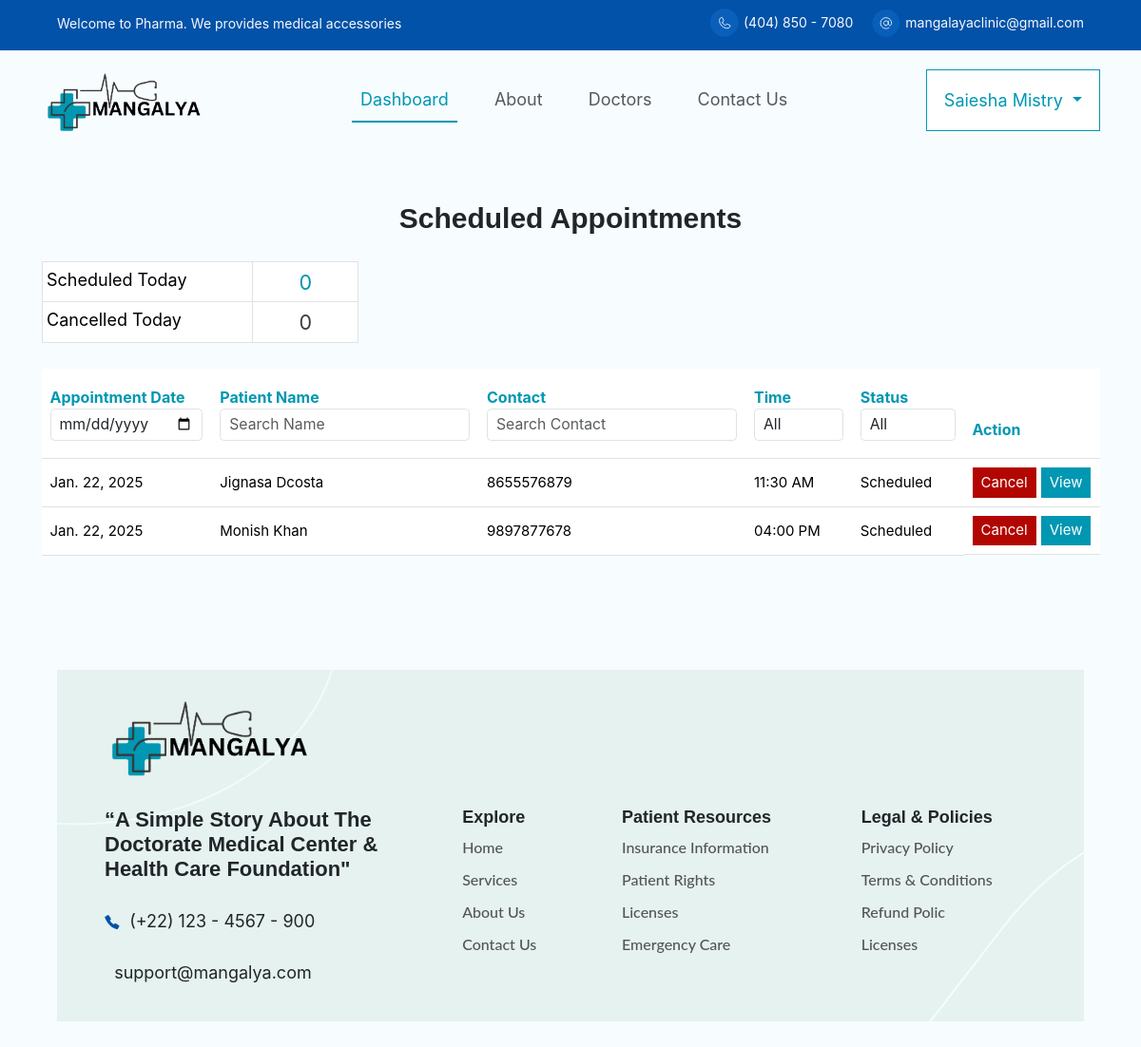
Page /doctor_dashboard/ (signed in) on the committed database.
### appointment/models.py (models this page shows, shortened)
class CustomUser(AbstractUser):
    email = models.EmailField(unique=True)  # Use email as the unique identifier
    is_patient = models.BooleanField(default=False, db_index=True)
    is_doctor = models.BooleanField(default=False, db_index=True)
    user_permissions=models.ManyToManyField('auth.Permission',related_name='account_user_permission_set',blank=True)
    groups = models.ManyToManyField('auth.Group',related_name='account_user_set',blank=True)
    USERNAME_FIELD = 'email'
    REQUIRED_FIELDS = ['username']
    class Meta:
        indexes = [
            models.Index(fields=['username']),
            models.Index(fields=['email']),
        ]

class Appointment(models.Model):
    STATUS_CHOICES = [
        ('Scheduled', 'Scheduled'),
        ('Completed', 'Completed'),
        ('Cancelled', 'Cancelled'),
    ]
    patient = models.ForeignKey(CustomUser, on_delete=models.CASCADE, related_name='appointments', limit_choices_to={'is_patient': True})
    doctor = models.ForeignKey(CustomUser, on_delete=models.CASCADE, related_name='appointments_as_doctor', limit_choices_to={'is_doctor': True})
    date = models.DateField()
    time = models.CharField(max_length=10, choices=TIME_SLOT_CHOICES)
    status = models.CharField(max_length=10, choices=STATUS_CHOICES, default='Scheduled')

class PatientProfile(models.Model):
    user = models.OneToOneField(CustomUser, on_delete=models.CASCADE, related_name='patient_profile')
    date_of_birth = models.DateField()
    gender = models.CharField(max_length=1, choices=GENDER_CHOICES)
    contact_number = models.CharField(max_length=15)

### appointment/views.py (the view)
# urls.py: path('doctor_dashboard/',views.doctor_dashboard,name='doctor_dashboard'),
@login_required
def doctor_dashboard(request):
    today = date.today()
    scheduled_count = Appointment.objects.filter(date=today, status='Scheduled').count()
    cancelled_count = Appointment.objects.filter(date=today, status='Cancelled').count()
    unique_times = Appointment.objects.values_list('time', flat=True).distinct()
    selected_date = request.GET.get('date', '')
    selected_patient = request.GET.get('patient_name', '')
    selected_contact = request.GET.get('contact', '')
    selected_time = request.GET.get('time', '')
    selected_status = request.GET.get('status', '')
    appointments = Appointment.objects.filter(doctor=request.user)
    if selected_date:
        appointments = appointments.filter(date=selected_date)
    if selected_patient:
        appointments = appointments.filter(
            patient__first_name__icontains=selected_patient
        ) | appointments.filter(patient__last_name__icontains=selected_patient)
    if selected_contact:
        appointments = appointments.filter(patient__patient_profile__contact_number__icontains=selected_contact)
    if selected_time:
        appointments = appointments.filter(time=selected_time)
    if selected_status:
        appointments = appointments.filter(status=selected_status)
    return render(request, 'doctor_dashboard.html', {
        'appointments': appointments,
        'scheduled_count': scheduled_count,
        'cancelled_count': cancelled_count,
        'unique_times': unique_times,  # Send unique time values to the template
    })

### templates/doctor_dashboard.html (shortened to what this page needs)
{% extends "base.html" %}
{% load static %}
{% block content %}
<div class="container">
    <div class="text-center mb-4 mt-5">
        <h4 class="page-header">Scheduled Appointments</h4>
    </div>
    <div class="mb-4">
        <table class="table table-bordered table-sm appointment-table-count" id="appointmentsTable" style="width: 30%;">
            <tbody>
                <tr>
                    <td class="text-start" style="font-weight: 400;">Scheduled Today</td>
                    <td class="text-center" style="font-size: 1.2rem; color: #0097B2;">{{ scheduled_count }}</td>
                </tr>
                <tr>
                    <td class="text-start" style="font-weight: 400;">Cancelled Today</td>
                    <td class="text-center" style="font-size: 1.2rem; color: #3e3e3e;">{{ cancelled_count }}</td>
                </tr>
            </tbody>
        </table>
    </div>
    <form method="GET" action="{% url 'doctor_dashboard' %}">
        <table class="table table-responsive align-middle">
            <thead class="table-brand py-3">
                <tr>
                    <th class="py-3" style="font-size: 16px; color: #0097B2;">
                        Appointment Date
                        <input type="date" name="date" class="form-control form-control-sm" value="{{ request.GET.date }}" onchange="this.form.submit()">
                    </th>
                    <th class="py-3" style="font-size: 16px; color: #0097B2;">
                        Patient Name
                        <input type="text" name="patient_name" class="form-control form-control-sm" placeholder="Search Name" value="{{ request.GET.patient_name }}" onchange="this.form.submit()">
                    </th>
                    <th class="py-3" style="font-size: 16px; color: #0097B2;">
                        Contact
                        <input type="text" name="contact" class="form-control form-control-sm" placeholder="Search Contact" value="{{ request.GET.contact }}" onchange="this.form.submit()">
                    </th>
                    <th class="py-3" style="font-size: 16px; color: #0097B2;">
                        Time
                        <select name="time" class="form-control form-control-sm" onchange="this.form.submit()">
                            <option value="" style="font-size: 14px;">All</option>
                        </select>
                    </th>
                    <th class="py-3" style="font-size: 16px; color: #0097B2;">
                        Status
                        <select name="status" class="form-control form-control-sm" onchange="this.form.submit()">
                            <option value="" style="font-size: 14px;">All</option>
                        </select>
                    </th>
                    <th class="py-3" style="font-size: 16px; color: #0097B2;">
                        Action
                    </th>
                </tr>
            </thead>
            <tbody>
                {% for appointment in appointments %}
                <tr>
                    <td style="font-size: 15px;">{{ appointment.date }}</td>
                    <td style="font-size: 15px;">{{ appointment.patient.first_name }} {{ appointment.patient.last_name }}</td>
                    <td style="font-size: 15px;">{{ appointment.patient.patient_profile.contact_number }}</td>
                    <td style="font-size: 15px;">{{ appointment.time }}</td>
                    <td style="font-size: 15px;">{{ appointment.status }}</td>
                    <td style="display: flex; gap: 5px;">
                        {% if appointment.status == 'Scheduled' %}
                        <a href="{% url 'cancel_appointment' appointment.id %}" class="btn btn-sm cancel-button p-auto" style="font-size: 15px;">Cancel</a>
                        {% endif %}
                        <a href="{% url 'doctor_appointment_detail' appointment.id %}" class="btn btn-sm btn-primary-sm" style="font-size: 15px;">View</a>
                    </td>
                </tr>
                {% empty %}
                <tr>
                    <td colspan="6" class="text-center">No appointments found.</td>
                </tr>
                {% endfor %}
            </tbody>
        </table>
    </form>
</div>
{% endblock content %}

### templates/base.html (shortened to what this page needs)
{% load static %}
<!DOCTYPE html>
<html lang="en">
<head>
    <link href="https://cdn.jsdelivr.net/npm/bootstrap@5.3.3/dist/css/bootstrap.min.css" rel="stylesheet">
    <link href="https://cdn.jsdelivr.net/npm/bootstrap-icons/font/bootstrap-icons.css" rel="stylesheet">
    <link rel="stylesheet" href="{% static 'css/style.css' %}">
</head>
<body>
{% block header %}
  <div id="top-bar" class="d-flex pt-2 ">
    <div class="flex-fill pt-1" style="margin-left: 60px;">
      <p class="text-light" style="font-size: 14px;">Welcome to Pharma. We provides medical accessories</p>
    </div>
    <div class="flex-shrink-1" style="margin-right: 20px;">
      <img src="{% static 'images/icons/contact-phone-icon.svg' %}" style="width: 30px;" alt="">
      <span class="text-light" style="font-size: 14px;">(404) 850 - 7080</span>
      </div>
      <div class="flex-shrink-1" style="margin-right: 60px;">
      <img src="{% static 'images/icons/email-Icon.svg' %}" style="width: 30px;" alt="">
      <span class="text-light" style="font-size: 14px;">mangalayaclinic@gmail.com</span>
    </div>
  </div>
 {% if user.is_patient == True %}
<nav class="navbar navbar-expand-lg d-flex justify-content-between" style="margin:0px 30px">
  <div class="container-fluid">
    <a class="navbar-brand" href="{% url 'index' %}">
      <img src="{% static 'images/Logo/Logo-cropped.svg' %}" alt="Logo" width="172px">
    </a>
    <button class="navbar-toggler" type="button" data-bs-toggle="collapse" data-bs-target="#navbarSupportedContent" aria-controls="navbarSupportedContent" aria-expanded="false" aria-label="Toggle navigation">
      <span class="navbar-toggler-icon"></span>
    </button>
    <div class="collapse navbar-collapse justify-content-center" id="navbarScroll">
      <ul class="navbar-nav my-2 my-lg-0 fs-5">
        <!-- <li class="nav-item">
          <a class="nav-link active" aria-current="page" href="{% url 'index' %}">Home</a>
        </li> -->
        <li class="nav-item">
          <a class="nav-link {% if request.resolver_match.url_name == 'appointment_history' or request.resolver_match.url_name == 'patient_dashboard' %}active{% endif %}" href="{% url 'patient_dashboard' %}">Dashboard</a>
        </li>
        <li class="nav-item">
          <a class="nav-link" href="#">About</a>
        </li>
        <li class="nav-item">
          <a class="nav-link {% if request.resolver_match.url_name == 'doctor_list' or request.resolver_match.url_name == 'doctor_profile' %}active{% endif %}" href="{% url 'doctor_list' %}">Doctors</a>
        </li>
        <li class="nav-item">
          <a class="nav-link {% if request.resolver_match.url_name == 'contact' %}active{% endif %}" href="{% url 'contact' %}">Contact Us</a>
        </li>
      </ul>
    </div>
    <div>
      <a href="{% url 'book_appointment' %}" class="btn btn-primary me-3">Book Appointment</a>
      {% if user.is_authenticated %}
        <div class="dropdown d-inline">
          <button class="btn btn-outline-primary dropdown-toggle p-3" type="button" id="userDropdown" data-bs-toggle="dropdown" aria-expanded="false" style="color: #0097B2; border-color: #0097B2; background-color: white; border-radius: 0px;">
            {{ user.first_name }} {{ user.last_name }}
          </button>
          <ul class="dropdown-menu" aria-labelledby="userDropdown">
            {% comment %} <li><a class="dropdown-item" href="#">Your Appointments</a></li> {% endcomment %}
            <li><a class="dropdown-item" href="#">Profile</a></li>
            <li><hr class="dropdown-divider"></li>
            <li><a class="dropdown-item" href="{% url 'signout' %}">Logout</a></li>
          </ul>
        </div>
      {% else %}
        <a href="{% url 'signin' %}" class="link-offset-2 link-offset-3-hover link-underline link-underline-opacity-0 link-underline-opacity-75-hover" style="color: #0097B2;">Login</a>
        <div class="btn-group">
          <button class="btn btn-sm dropdown-toggle" data-bs-display="static" style="color: #0097B2;" type="button" id="registerDropdown" data-bs-toggle="dropdown" aria-expanded="false">
            Register
          </button>
          <ul class="dropdown-menu dropdown-menu-lg-end" aria-labelledby="registerDropdown">
            <li><a class="dropdown-item" href="{% url 'patient_signup' %}?user_type=patient">Register as Patient</a></li>
            <li><a class="dropdown-item" href="{% url 'doctor_signup' %}?user_type=doctor">Register as Doctor</a></li>
          </ul>
        </div>
      {% endif %}
    </div>
  </div>
</nav>
{% elif user.is_doctor == True %}
  <nav class="navbar navbar-expand-lg d-flex justify-content-between" style="margin:0px 30px">
  <div class="container-fluid">
    <a class="navbar-brand" href="{% url 'index' %}">
      <img src="{% static 'images/Logo/Logo-cropped.svg' %}" alt="Logo" width="172px">
    </a>
    <div class="collapse navbar-collapse justify-content-center" id="navbarScroll">
      <ul class="navbar-nav my-2 my-lg-0 fs-5">
        <li class="nav-item">
          <a class="nav-link {% if request.resolver_match.url_name == 'appointment_history' or request.resolver_match.url_name == 'doctor_dashboard' %}active{% endif %}" href="{% url 'doctor_dashboard' %}">Dashboard</a>
        </li>
        <li class="nav-item">
          <a class="nav-link" href="#">About</a>
        </li>
        <li class="nav-item">
          <a class="nav-link {% if request.resolver_match.url_name == 'doctor_list' or request.resolver_match.url_name == 'doctor_profile' %}active{% endif %}" href="{% url 'doctor_list' %}">Doctors</a>
        </li>
        <li class="nav-item">
          <a class="nav-link {% if request.resolver_match.url_name == 'contact' %}active{% endif %}" href="{% url 'contact' %}">Contact Us</a>
        </li>
      </ul>
    </div>
    <div>
      {% if user.is_authenticated %}
        <div class="dropdown d-inline">
          <button class="btn btn-outline-primary dropdown-toggle p-3" type="button" id="userDropdown" data-bs-toggle="dropdown" aria-expanded="false" style="color: #0097B2; border-color: #0097B2; background-color: white; border-radius: 0px;">
            {{ user.first_name }} {{ user.last_name }}
          </button>
        </div>
      {% endif %}
    </div>
  </div>
</nav>
{% endif %}
{% endblock header %}
{% block content %}
{% endblock content %}
{% block footer %}
<section class="footer-wrapper">
  <div class="footer-container d-flex">
    <div class="row d-flex justify-content-between border-info">
      <div class="col-12 mb-4">
        <a href="#"><img src="{% static 'images/Logo/Logo-cropped.svg' %}" class="footer-logo" alt=""></a>
      </div>
      <div class="col-lg-4 col-xxl-4 mb-3">
        <h5 class="tag-line mb-4">“A Simple Story About The Doctorate Medical Center & Health Care Foundation"</h5>
        <div class="mb-4">
          <img src="{% static 'images/icons/blue-phone-icon.svg' %}"  alt=""> &nbsp;(+22) 123 - 4567 - 900
        </div>
          <div>
            <img src="{% static 'images/icons/envelop.svg' %}"  alt=""> &nbsp;support@mangalya.com
          </div>
      </div>
        <div class="col-lg-2 col-xxl-2 mb-3 ps-5">
          <h6 class="text-start">Explore</h6>
          <div class="footer-list">
            <a href="{% url 'index' %}">Home</a>
            <a href="#">Services</a>
            <a href="#">About Us</a>
            <a href="{% url 'contact' %}">Contact Us</a>
          </div>
        </div>
        <div class="col-lg-3 col-xxl-3 mb-3 ps-5">
          <h6 class="text-start">Patient Resources</h6>
          <div class="footer-list">
            <a href="/">Insurance Information</a>
            <a href="#">Patient Rights</a>
            <a href="#">Licenses</a>
            <a href="#">Emergency Care</a>
          </div>
        </div>
        <div class="col-lg-3 col-xxl-3 mb-3 ps-5">
          <h6 class="text-start">Legal & Policies</h6>
          <div class="footer-list">
            <a href="/">Privacy Policy</a>
            <a href="#">Terms & Conditions</a>
            <a href="#">Refund Polic</a>
            <a href="#">Licenses</a>
          </div>
        </div>
      </div>
      </div>
</section>
{% endblock footer %}
</body>
</html>

### rows in the picture
CustomUser: first_name "Saiesha", last_name "Mistry"
Appointment: date "Jan. 22, 2025", patient.first_name "Jignasa", patient.last_name "Dcosta", patient.patient_profile.contact_number "8655576879", time "11:30 AM", status "Scheduled", shows "Cancel"
Appointment: date "Jan. 22, 2025", patient.first_name "Monish", patient.last_name "Khan", patient.patient_profile.contact_number "9897877678", time "04:00 PM", status "Scheduled", shows "Cancel"

### other values in the picture
{{ scheduled_count }} "0"
{{ cancelled_count }} "0"
